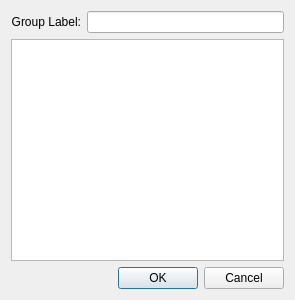
<ui version="4.0" >
 <class>GamessEfpMatchDialog</class>
 <widget class="QDialog" name="GamessEfpMatchDialog" >
  <property name="windowModality" >
   <enum>Qt::WindowModal</enum>
  </property>
  <property name="geometry" >
   <rect>
    <x>0</x>
    <y>0</y>
    <width>295</width>
    <height>300</height>
   </rect>
  </property>
  <property name="windowTitle" >
   <string>EFP Matches</string>
  </property>
  <property name="modal" >
   <bool>true</bool>
  </property>
  <layout class="QGridLayout" >
   <item row="0" column="0" >
    <widget class="QLabel" name="label" >
     <property name="text" >
      <string>Group Label:</string>
     </property>
     <property name="alignment" >
      <set>Qt::AlignRight|Qt::AlignTrailing|Qt::AlignVCenter</set>
     </property>
    </widget>
   </item>
   <item row="0" column="1" >
    <widget class="QLineEdit" name="groupLine" />
   </item>
   <item row="1" column="0" colspan="2" >
    <widget class="QListView" name="groupList" >
     <property name="selectionMode" >
      <enum>QAbstractItemView::MultiSelection</enum>
     </property>
    </widget>
   </item>
   <item row="2" column="0" colspan="2" >
    <widget class="QDialogButtonBox" name="buttonBox" >
     <property name="orientation" >
      <enum>Qt::Horizontal</enum>
     </property>
     <property name="standardButtons" >
      <set>QDialogButtonBox::Cancel|QDialogButtonBox::NoButton|QDialogButtonBox::Ok</set>
     </property>
    </widget>
   </item>
  </layout>
 </widget>
 <resources/>
 <connections>
  <connection>
   <sender>buttonBox</sender>
   <signal>accepted()</signal>
   <receiver>GamessEfpMatchDialog</receiver>
   <slot>accept()</slot>
   <hints>
    <hint type="sourcelabel" >
     <x>248</x>
     <y>254</y>
    </hint>
    <hint type="destinationlabel" >
     <x>157</x>
     <y>274</y>
    </hint>
   </hints>
  </connection>
  <connection>
   <sender>buttonBox</sender>
   <signal>rejected()</signal>
   <receiver>GamessEfpMatchDialog</receiver>
   <slot>reject()</slot>
   <hints>
    <hint type="sourcelabel" >
     <x>316</x>
     <y>260</y>
    </hint>
    <hint type="destinationlabel" >
     <x>286</x>
     <y>274</y>
    </hint>
   </hints>
  </connection>
 </connections>
</ui>
